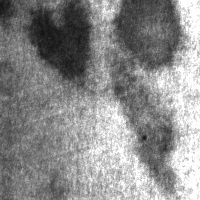
#> input picture pytorch-ssd/data/patches_296.jpg, 200 x 200 px, found by its file name
$ jupyter execute --allow-errors Prepare_new_data_txt.ipynb   (shell and % lines are left out)
#> lines starting #> are read from the running program, lines starting #| are printed output that depends on the picture
[cell 1]
from PIL import Image, ImageFilter
import xml.etree.ElementTree as ET
import os
import cv2
import numpy as np
import matplotlib.pyplot as plt

x = 50
y = 50
h = 50
w = 50

def crop_print(file):
#> called with file = 'patches_296.jpg'
    data_dir = "/home/taeho/다운로드/NEU-DET/"

    img = cv2.imread(data_dir + "IMAGES_COLOR/" + file)
#> img is the input picture: shape (200, 200, 3); min 17, max 255, mean 138.4
    crop_img = img[y:y+h, x:x+w]
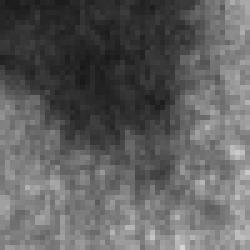
#> crop_img: shape (50, 50, 3) (shown 5 times larger); min 24, max 213, mean 95.4
    resize_image = cv2.resize(crop_img, (200, 200))
    blur_img = cv2.medianBlur(resize_image, ksize = 5)

    plt.figure(figsize=(10,4))

    plt.subplot(131)
    plt.axis('off')
    plt.yticks([])
    plt.title('original')
    plt.imshow(img, cmap='gray')

    plt.subplot(132)
    plt.axis('off')
    plt.title('crop')
    plt.imshow(blur_img, cmap='gray')

    # [4 lines of commented-out code are left out]
    plt.tight_layout()
    plt.show()
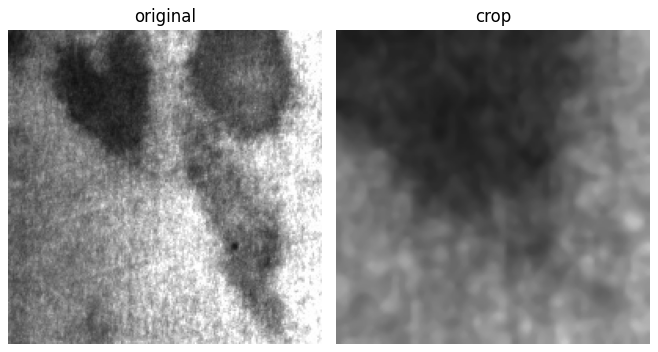
#> figure drawn by matplotlib, 2 panels
    return

abc = "patches_296.jpg"
print(abc)
crop_print(abc)

path = "/home/taeho/다운로드/NEU-DET/IMAGES_COLOR"
#> (the rest of this cell did not finish here and is left out)

$ run again, with pytorch-ssd/data/patches_294.jpg copied over pytorch-ssd/data/patches_296.jpg
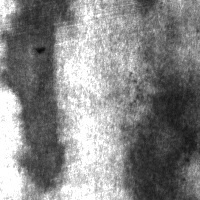
#> input picture pytorch-ssd/data/patches_294.jpg, 200 x 200 px, found by its file name
#> in crop_print, img is the input picture: shape (200, 200, 3); min 9, max 255, mean 135.1
#> in crop_print, `blur_img = cv2.medianBlur(resize_image, ksize = 5)`:
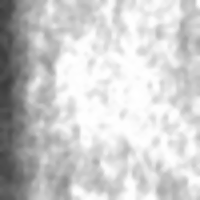
#> blur_img: shape (200, 200, 3); min 60, max 255, mean 204.3
#> in crop_print, `plt.show()`:
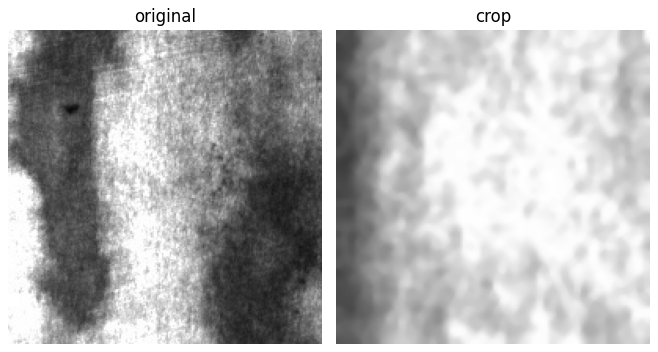
#> figure drawn by matplotlib, 2 panels

$ run again, with pytorch-ssd/data/patches_295.jpg copied over pytorch-ssd/data/patches_296.jpg
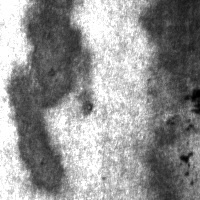
#> input picture pytorch-ssd/data/patches_295.jpg, 200 x 200 px, found by its file name
#> in crop_print, img is the input picture: shape (200, 200, 3); min 0, max 255, mean 146.2
#> in crop_print, `crop_img = img[y:y+h, x:x+w]`:
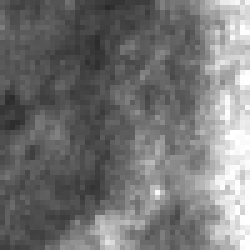
#> crop_img: shape (50, 50, 3) (shown 5 times larger); min 41, max 255, mean 116.4
#> in crop_print, `plt.show()`:
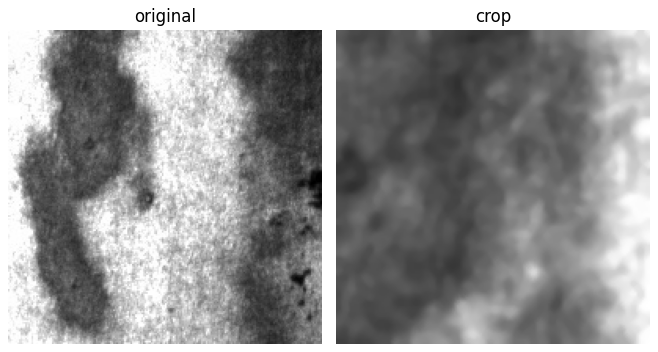
#> figure drawn by matplotlib, 2 panels

$ run again, with pytorch-ssd/data/patches_297.jpg copied over pytorch-ssd/data/patches_296.jpg
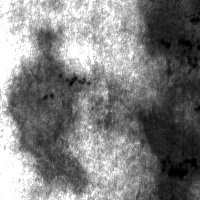
#> input picture pytorch-ssd/data/patches_297.jpg, 200 x 200 px, found by its file name
#> in crop_print, img is the input picture: shape (200, 200, 3); min 0, max 255, mean 127.1
#> in crop_print, `crop_img = img[y:y+h, x:x+w]`:
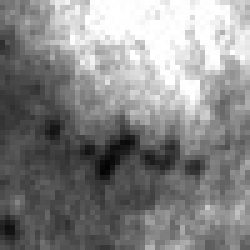
#> crop_img: shape (50, 50, 3) (shown 5 times larger); min 3, max 255, mean 134.2
#> in crop_print, `plt.show()`:
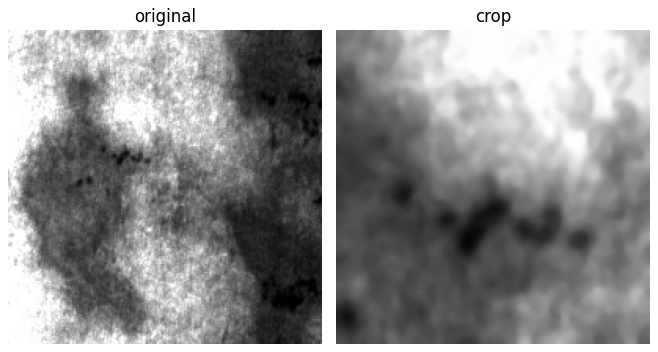
#> figure drawn by matplotlib, 2 panels
